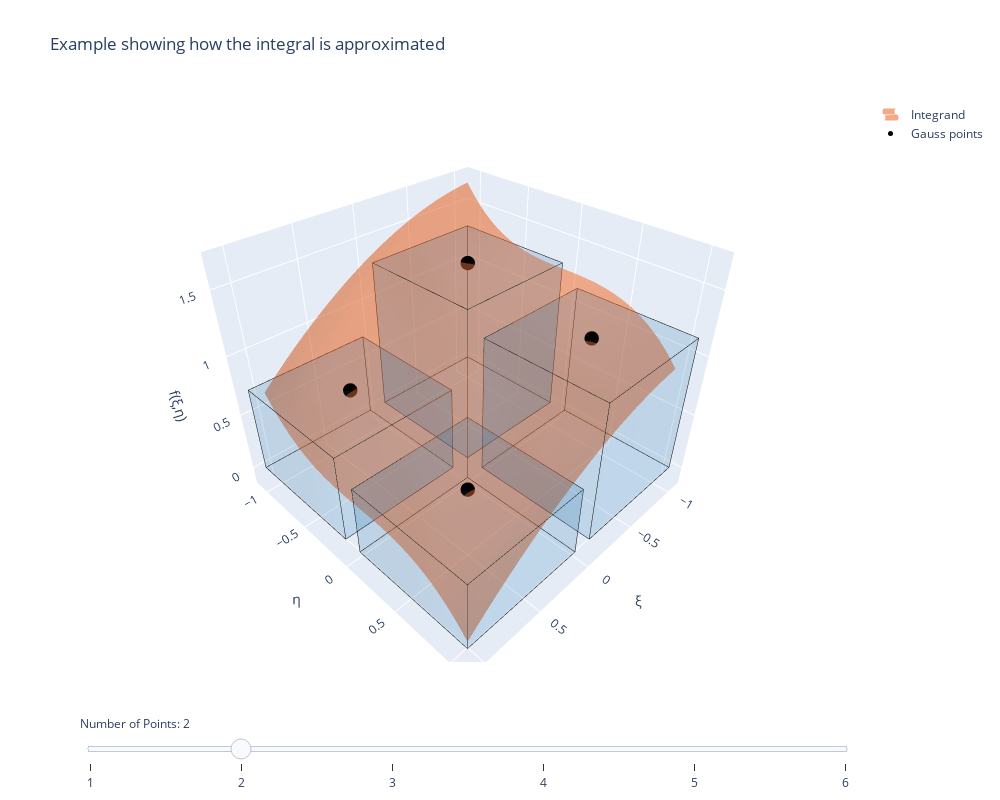

This figure's notebook cell:
### Code cell
import numpy as np
import plotly.graph_objects as go

# Integrand
def f_func(x, y):
    return 1 - (0.5*x + 0.2*x**2 + 0.4*y**3)

# Domain
a, b = -1, 1

# Surface grid
N_SURF = 40
x_grid = np.linspace(a, b, N_SURF)
y_grid = np.linspace(a, b, N_SURF)
X_surf, Y_surf = np.meshgrid(x_grid, y_grid)

# Adjustable block transparency
block_opacity = .1

# Build cuboid mesh, Gauss points, and edges
def build_mesh(n, func):
    nodes_ref, weights_ref = np.polynomial.legendre.leggauss(n)
    nodes = 0.5*(b-a)*nodes_ref + 0.5*(b+a)
    weights = 0.5*(b-a)*weights_ref
    xs, ys = nodes, nodes
    heights = np.array([[func(xi, yj) for xi in xs] for yj in ys])
    vx, vy, vz = [], [], []
    i_list, j_list, k_list = [], [], []
    edge_x, edge_y, edge_z = [], [], []
    vertex_count = 0
    for ix in range(n):
        wx = weights[ix]; x0,x1 = xs[ix]-wx/2, xs[ix]+wx/2
        for iy in range(n):
            wy = weights[iy]; y0,y1 = ys[iy]-wy/2, ys[iy]+wy/2
            h = heights[iy, ix]
            base = vertex_count
            verts = [(x0,y0,0),(x1,y0,0),(x1,y1,0),(x0,y1,0),
                     (x0,y0,h),(x1,y0,h),(x1,y1,h),(x0,y1,h)]
            for xx,yy,zz in verts:
                vx.append(xx); vy.append(yy); vz.append(zz)
            faces = [(0,1,2),(0,2,3),(4,5,6),(4,6,7),
                     (0,1,5),(0,5,4),(1,2,6),(1,6,5),
                     (2,3,7),(2,7,6),(3,0,4),(3,4,7)]
            for p,q,r in faces:
                i_list.append(base+p); j_list.append(base+q); k_list.append(base+r)
            edges = [(0,1),(1,2),(2,3),(3,0),(4,5),(5,6),(6,7),(7,4),(0,4),(1,5),(2,6),(3,7)]
            for p,q in edges:
                xs0, ys0, zs0 = verts[p]; xs1, ys1, zs1 = verts[q]
                edge_x += [xs0,xs1,None]; edge_y += [ys0,ys1,None]; edge_z += [zs0,zs1,None]
            vertex_count += 8
    # Gauss points on surface
    x_points = np.repeat(xs, n)
    y_points = np.tile(ys, n)
    z_points = [func(xi, yj) for xi in xs for yj in ys]
    return vx, vy, vz, i_list, j_list, k_list, x_points, y_points, z_points, edge_x, edge_y, edge_z

surface_color = '#d62728'
surface_color = "#e6550d"
# surface_color = "#1f77b4"
# Precompute frames for n = 1..6
n_max = 6
frames = []
for n in range(1, n_max+1):
    vx, vy, vz, i_l, j_l, k_l, x_pts, y_pts, z_pts, ex, ey, ez = build_mesh(n, f_func)
    frames.append(go.Frame(
        name=str(n),
        data=[
            go.Surface(x=X_surf, y=Y_surf, z=f_func(X_surf,Y_surf),
                       surfacecolor=np.ones_like(X_surf),
                    #    colorscale=[[0,'rgb(200,200,200)'],[1,'rgb(200,200,200)']],
                       colorscale=[[0,surface_color],[1,surface_color]],
                       showscale=False, name='Integrand'),
            go.Mesh3d(x=vx, y=vy, z=vz, i=i_l, j=j_l, k=k_l,
                      color='#1f77b4', opacity=block_opacity, name='Blocks'),
            go.Scatter3d(x=x_pts, y=y_pts, z=z_pts,
                         mode='markers', marker=dict(color='black', size=5),
                         name='Gauss points'),
            go.Scatter3d(x=ex, y=ey, z=ez,
                         mode='lines', line=dict(color='black', width=1),
                         name='Edges', showlegend=False)
        ],
        layout=go.Layout(title_text=f'exact integral = {56/15:.4f}, n={n}')
    ))

# Initial state (n=2)
init_n = 2
vx, vy, vz, i_l, j_l, k_l, x_pts, y_pts, z_pts, ex, ey, ez = build_mesh(init_n, f_func)
fig = go.Figure(
    data=[
        go.Surface(x=X_surf, y=Y_surf, z=f_func(X_surf,Y_surf),
                   surfacecolor=np.ones_like(X_surf),
                #    colorscale=[[0,'rgb(200,200,200)'],[1,'rgb(200,200,200)']],
                   colorscale=[[0,surface_color],[1,surface_color]],
                   showscale=False, name='Integrand', showlegend=True, opacity=0.5),
        go.Mesh3d(x=vx, y=vy, z=vz, i=i_l, j=j_l, k=k_l,
                  color='#1f77b4', opacity=block_opacity, name='Blocks'),
        go.Scatter3d(x=x_pts, y=y_pts, z=z_pts,
                     mode='markers', marker=dict(color='black', size=5),
                     name='Gauss points'),
        go.Scatter3d(x=ex, y=ey, z=ez,
                     mode='lines', line=dict(color='black', width=1),
                     name='Edges', showlegend=False)
    ],
    frames=frames
)

# Slider
steps = []
for n in range(1, n_max+1):
    steps.append(dict(method='animate',
                      args=[[str(n)], dict(mode='immediate', frame=dict(duration=0, redraw=True), transition=dict(duration=0))],
                      label=str(n)))
sliders = [dict(active=init_n-1, pad={'t':50}, currentvalue={'prefix':'Number of Points: '}, steps=steps)]

fig.update_layout(
    # title=f'exact integral = {56/15:.4f}, n={init_n}',
    title=f'Example showing how the integral is approximated',
    scene=dict(xaxis_title='ξ', yaxis_title='η', zaxis_title='f(ξ,η)'),
    sliders=sliders,
    width=1000, height=800)

fig.show()

### Figure 1 — Plotly figure (JSON) as saved in the notebook; plotly's stock layout.template omitted (floating-point values rounded to 4 significant figures; data arrays with more than 128 entries replaced by an {"elided": "..."} marker saying what was removed)
{"data": [{"colorscale": [[0, "#e6550d"], [1, "#e6550d"]], "name": "Integrand", "opacity": 0.5, "showlegend": true, "showscale": false, "surfacecolor": {"elided": "40x40 float values"}, "type": "surface", "x": {"elided": "40x40 float values"}, "y": {"elided": "40x40 float values"}, "z": {"elided": "40x40 float values"}}, {"color": "#1f77b4", "i": [0, 0, 4, 4, 0, 0, 1, 1, 2, 2, 3, 3, 8, 8, 12, 12, 8, 8, 9, 9, 10, 10, 11, 11, 16, 16, 20, 20, 16, 16, 17, 17, 18, 18, 19, 19, 24, 24, 28, 28, 24, 24, 25, 25, 26, 26, 27, 27], "j": [1, 2, 5, 6, 1, 5, 2, 6, 3, 7, 0, 4, 9, 10, 13, 14, 9, 13, 10, 14, 11, 15, 8, 12, 17, 18, 21, 22, 17, 21, 18, 22, 19, 23, 16, 20, 25, 26, 29, 30, 25, 29, 26, 30, 27, 31, 24, 28], "k": [2, 3, 6, 7, 5, 4, 6, 5, 7, 6, 4, 7, 10, 11, 14, 15, 13, 12, 14, 13, 15, 14, 12, 15, 18, 19, 22, 23, 21, 20, 22, 21, 23, 22, 20, 23, 26, 27, 30, 31, 29, 28, 30, 29, 31, 30, 28, 31], "name": "Blocks", "opacity": 0.1, "type": "mesh3d", "x": [-1.077, -0.07735, -0.07735, -1.077, -1.077, -0.07735, -0.07735, -1.077, -1.077, -0.07735, -0.07735, -1.077, -1.077, -0.07735, -0.07735, -1.077, 0.07735, 1.077, 1.077, 0.07735, 0.07735, 1.077, 1.077, 0.07735, 0.07735, 1.077, 1.077, 0.07735, 0.07735, 1.077, 1.077, 0.07735], "y": [-1.077, -1.077, -0.07735, -0.07735, -1.077, -1.077, -0.07735, -0.07735, 0.07735, 0.07735, 1.077, 1.077, 0.07735, 0.07735, 1.077, 1.077, -1.077, -1.077, -0.07735, -0.07735, -1.077, -1.077, -0.07735, -0.07735, 0.07735, 0.07735, 1.077, 1.077, 0.07735, 0.07735, 1.077, 1.077], "z": [0, 0, 0, 0, 1.299, 1.299, 1.299, 1.299, 0, 0, 0, 0, 1.145, 1.145, 1.145, 1.145, 0, 0, 0, 0, 0.7216, 0.7216, 0.7216, 0.7216, 0, 0, 0, 0, 0.5677, 0.5677, 0.5677, 0.5677]}, {"marker": {"color": "black", "size": 5}, "mode": "markers", "name": "Gauss points", "type": "scatter3d", "x": [-0.5774, -0.5774, 0.5774, 0.5774], "y": [-0.5774, 0.5774, -0.5774, 0.5774], "z": [1.299, 1.145, 0.7216, 0.5677]}, {"line": {"color": "black", "width": 1}, "mode": "lines", "name": "Edges", "showlegend": false, "type": "scatter3d", "x": {"elided": "144 float values"}, "y": {"elided": "144 float values"}, "z": {"elided": "144 float values"}}], "layout": {"height": 800, "scene": {"xaxis": {"title": {"text": "ξ"}}, "yaxis": {"title": {"text": "η"}}, "zaxis": {"title": {"text": "f(ξ,η)"}}}, "sliders": [{"active": 1, "currentvalue": {"prefix": "Number of Points: "}, "pad": {"t": 50}, "steps": [{"args": [["1"], {"frame": {"duration": 0, "redraw": true}, "mode": "immediate", "transition": {"duration": 0}}], "label": "1", "method": "animate"}, {"args": [["2"], {"frame": {"duration": 0, "redraw": true}, "mode": "immediate", "transition": {"duration": 0}}], "label": "2", "method": "animate"}, {"args": [["3"], {"frame": {"duration": 0, "redraw": true}, "mode": "immediate", "transition": {"duration": 0}}], "label": "3", "method": "animate"}, {"args": [["4"], {"frame": {"duration": 0, "redraw": true}, "mode": "immediate", "transition": {"duration": 0}}], "label": "4", "method": "animate"}, {"args": [["5"], {"frame": {"duration": 0, "redraw": true}, "mode": "immediate", "transition": {"duration": 0}}], "label": "5", "method": "animate"}, {"args": [["6"], {"frame": {"duration": 0, "redraw": true}, "mode": "immediate", "transition": {"duration": 0}}], "label": "6", "method": "animate"}]}], "title": {"text": "Example showing how the integral is approximated"}, "width": 1000}}
